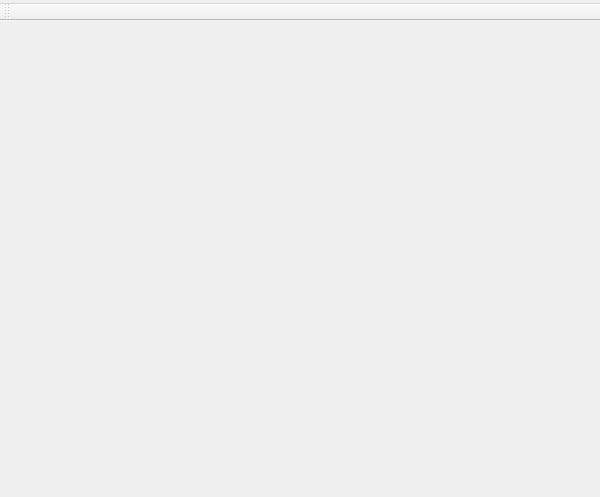
<?xml version="1.0" encoding="UTF-8"?>
<ui version="4.0">
 <class>QuadroMainWindow</class>
 <widget class="QMainWindow" name="QuadroMainWindow">
  <property name="geometry">
   <rect>
    <x>0</x>
    <y>0</y>
    <width>600</width>
    <height>497</height>
   </rect>
  </property>
  <widget class="QWidget" name="centralWidget">
   <layout class="QVBoxLayout" name="centralLayout">
    <item>
     <widget class="QStackedWidget" name="stackedWidget">
      <property name="sizePolicy">
       <sizepolicy hsizetype="Preferred" vsizetype="Expanding">
        <horstretch>0</horstretch>
        <verstretch>0</verstretch>
       </sizepolicy>
      </property>
     </widget>
    </item>
   </layout>
  </widget>
  <widget class="QToolBar" name="toolBar">
   <property name="windowTitle">
    <string>Toolbar</string>
   </property>
   <property name="toolButtonStyle">
    <enum>Qt::ToolButtonFollowStyle</enum>
   </property>
   <attribute name="toolBarArea">
    <enum>TopToolBarArea</enum>
   </attribute>
   <attribute name="toolBarBreak">
    <bool>false</bool>
   </attribute>
  </widget>
  <widget class="QMenuBar" name="menuBar">
   <property name="geometry">
    <rect>
     <x>0</x>
     <y>0</y>
     <width>600</width>
     <height>23</height>
    </rect>
   </property>
   <widget class="QMenu" name="menuMenu">
    <property name="title">
     <string/>
    </property>
    <property name="icon">
     <iconset theme="configure">
      <normaloff>.</normaloff>.</iconset>
    </property>
    <addaction name="actionSettings"/>
    <addaction name="separator"/>
    <addaction name="actionDBus_API"/>
    <addaction name="actionLibrary"/>
    <addaction name="separator"/>
    <addaction name="actionReport_a_bug"/>
    <addaction name="actionAbout"/>
    <addaction name="separator"/>
    <addaction name="actionQuit"/>
   </widget>
   <addaction name="menuMenu"/>
  </widget>
  <action name="actionDBus_API">
   <property name="text">
    <string>&amp;DBus API</string>
   </property>
   <property name="toolTip">
    <string>Show DBus API</string>
   </property>
  </action>
  <action name="actionLibrary">
   <property name="text">
    <string>&amp;Library</string>
   </property>
   <property name="toolTip">
    <string>Show library docs</string>
   </property>
  </action>
  <action name="actionReport_a_bug">
   <property name="icon">
    <iconset theme="tools-report-bug">
     <normaloff>../../../../../../.designer/backup</normaloff>../../../../../../.designer/backup</iconset>
   </property>
   <property name="text">
    <string>&amp;Report a bug</string>
   </property>
  </action>
  <action name="actionAbout">
   <property name="icon">
    <iconset theme="help-about">
     <normaloff>../../../../../../.designer/backup</normaloff>../../../../../../.designer/backup</iconset>
   </property>
   <property name="text">
    <string>&amp;About</string>
   </property>
   <property name="toolTip">
    <string>About this application</string>
   </property>
  </action>
  <action name="actionQuit">
   <property name="icon">
    <iconset theme="application-exit">
     <normaloff>../../../../../../.designer/backup</normaloff>../../../../../../.designer/backup</iconset>
   </property>
   <property name="text">
    <string>&amp;Quit</string>
   </property>
   <property name="shortcut">
    <string>Ctrl+Q</string>
   </property>
  </action>
  <action name="actionSettings">
   <property name="icon">
    <iconset theme="configure">
     <normaloff>../../../../../../.designer/backup</normaloff>../../../../../../.designer/backup</iconset>
   </property>
   <property name="text">
    <string>&amp;Settings</string>
   </property>
   <property name="shortcut">
    <string>Ctrl+S</string>
   </property>
  </action>
 </widget>
 <resources>
  <include location="../../resources/quadro.qrc"/>
 </resources>
 <connections/>
</ui>
